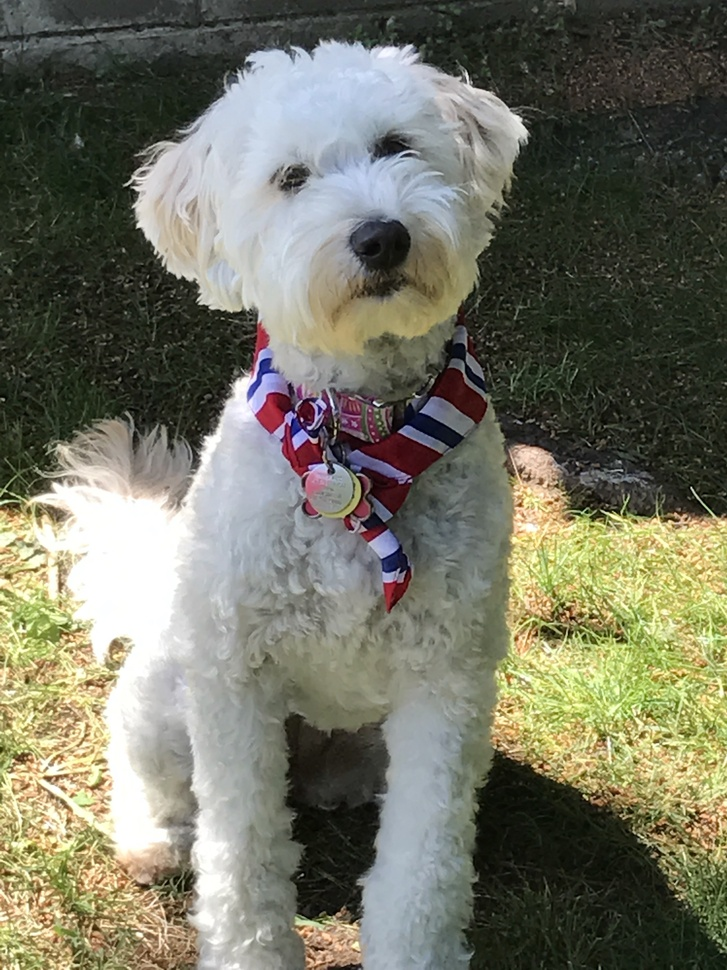
#> input picture PIL Basics/Ellie.jpg, 727 x 970 px, shrunk from 3024 x 4032 before the run
$ python PIL_Image_Basics.py
#> lines starting #> are read from the running program, lines starting #| are printed output that depends on the picture
#Created By: BWizz
#Date: 8/8/2017
#Experimentation with Python Image Lib
from PIL import Image
import numpy as np


# Import Picture of Ellie
myPic = Image.open("Ellie.jpg")
#> myPic is the input picture: PIL image 727x970 RGB; mean R, G, B 116.1, 116.1, 100.1
myPic.convert('RGB')
# Display Image
#myPic.show()

#Split Image into RGB images
r,g,b = myPic.split()
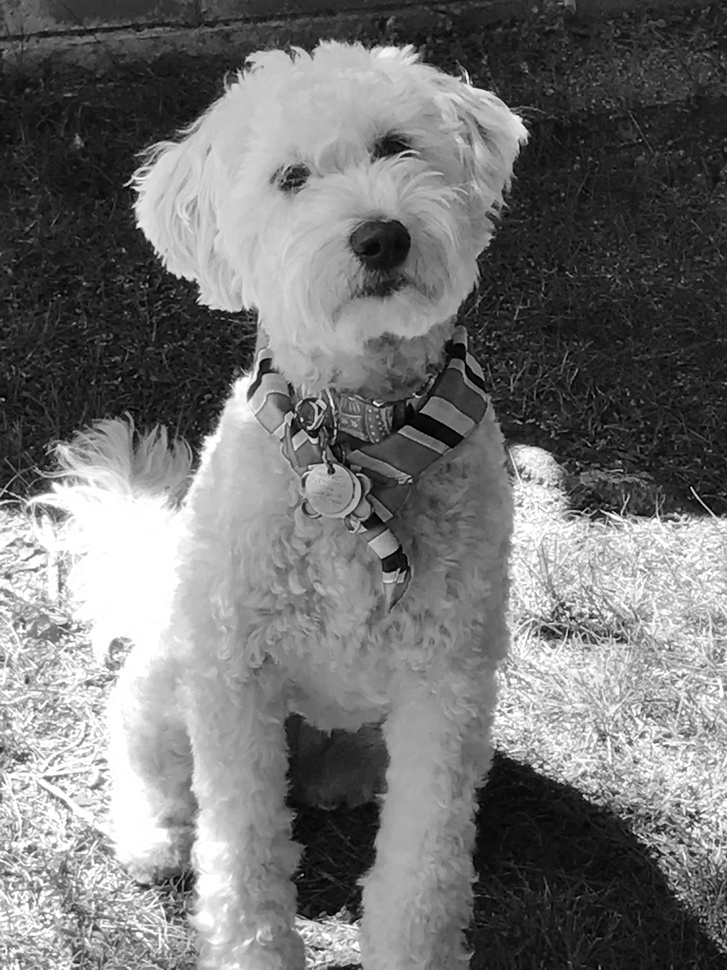
#> r: PIL image 727x970 L; min 0, max 255, mean 116.1
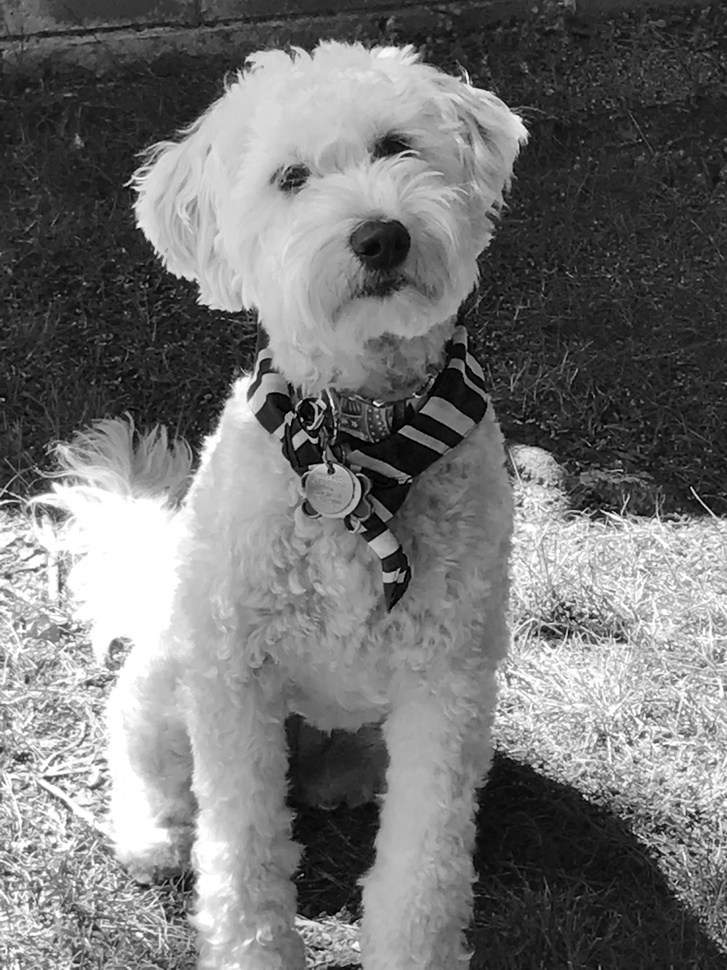
#> g: PIL image 727x970 L; min 0, max 255, mean 116.1
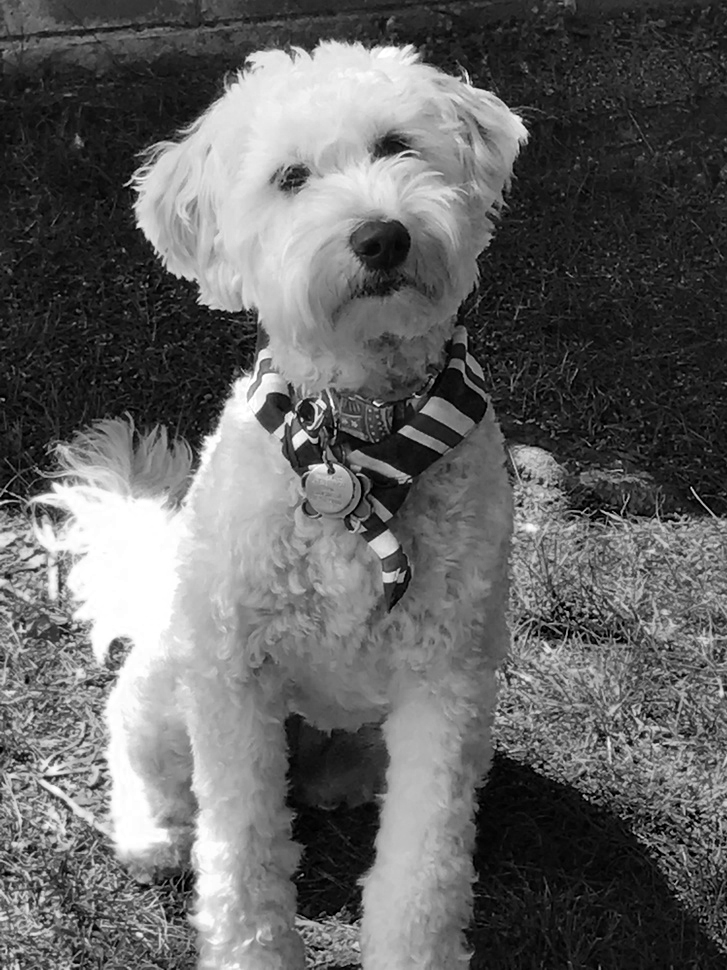
#> b: PIL image 727x970 L; min 0, max 255, mean 100.1

#Load R G B into arrays
rArray = np.array(r)
gArray = np.array(g)
bArray = np.array(b)
w, h = rArray.shape
#> w = 970; h = 727

#Create zero Array
Zer = np.zeros((w,h,1), dtype=np.uint8)

#Combined R,G, B arraus into an image class
redImageArr = np.dstack((rArray,Zer,Zer))
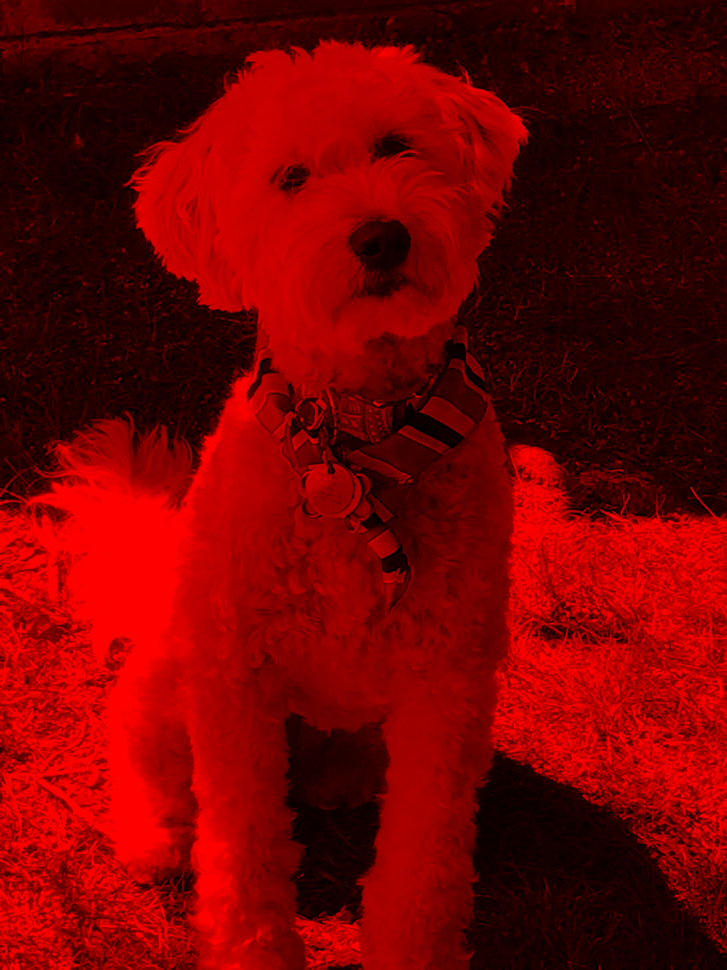
#> redImageArr: shape (970, 727, 3); mean of channels 0, 1, 2 116.1, 0, 0; drawn as R, G, B
blueImageArr = np.dstack((Zer,Zer,bArray))
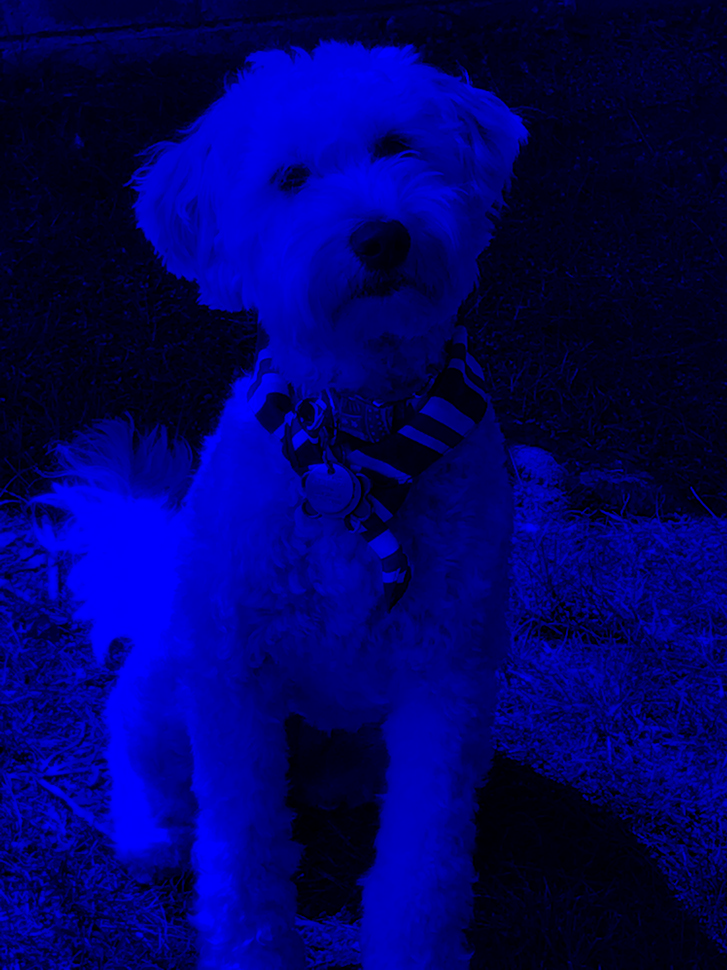
#> blueImageArr: shape (970, 727, 3); mean of channels 0, 1, 2 0, 0, 100.1; drawn as R, G, B
greenImageArr = np.dstack((Zer,gArray,Zer))
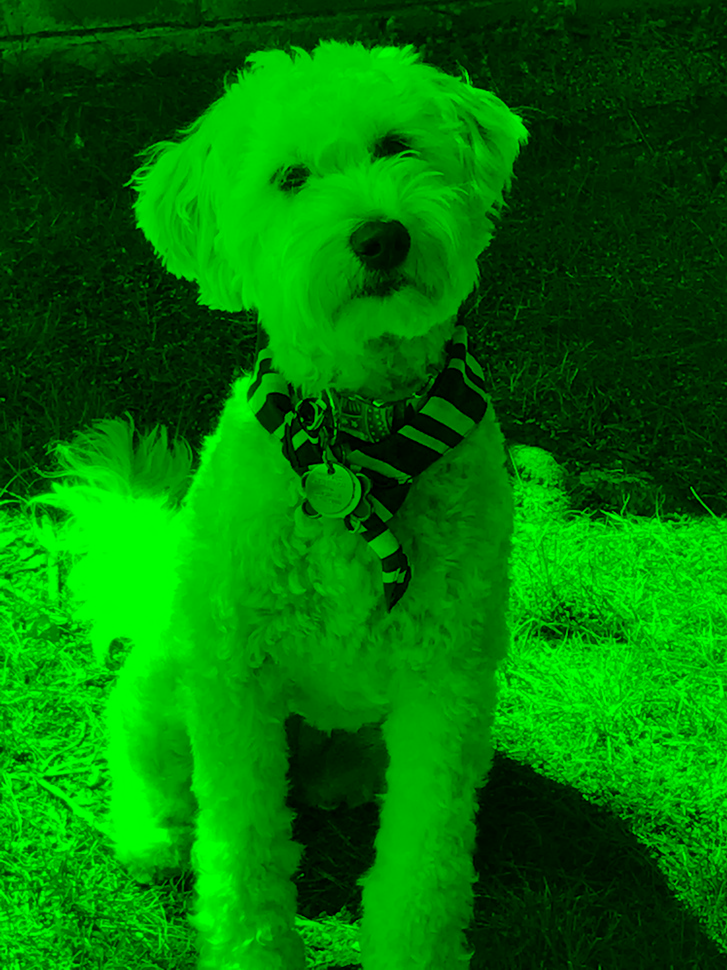
#> greenImageArr: shape (970, 727, 3); mean of channels 0, 1, 2 0, 116.1, 0; drawn as R, G, B

#Create images & save.
redImage = Image.fromarray(redImageArr,'RGB')
redImage.save("Ellie_Red.jpg")

blueImage = Image.fromarray(blueImageArr,'RGB')
blueImage.save("Ellie_Blue.jpg")

greenImage = Image.fromarray(greenImageArr,'RGB')
greenImage.save("Ellie_Green.jpg")
